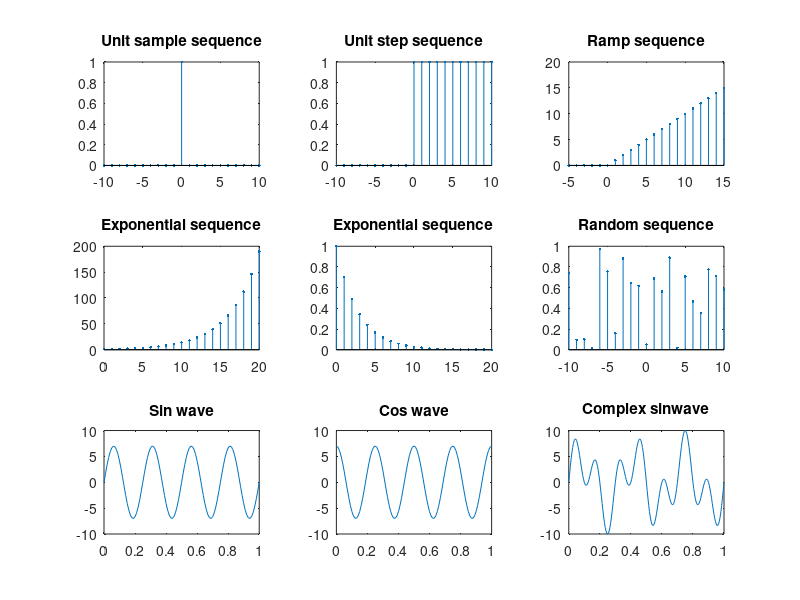

This figure's MATLAB source:
clc;
clear all;
close all;

#Unit smaple sequence
point = 21;
unitSample = zeros(1, point);
unitSample(11) = 1;
n = -10:1:10;
subplot(3, 3, 1);
stem(n, unitSample, '.');
title('Unit sample sequence');

#Unit step sequence
point = 21;
unitStep = ones(1, point);
for i = 1:10
  unitStep(i) = 0;
end
n = -10:1:10;
subplot(3, 3, 2);
stem(n, unitStep, '.');
title('Unit step sequence');

#Ramp sequence
point = 21;
rampSequence = zeros(1, point);
n = -5:1:15;
for i = 6:point
  rampSequence(i) = i - 6;
end
subplot(3, 3, 3);
stem(n, rampSequence, '.');
title('Ramp sequence');

#Exponential sequence
point = 20;
n = 0:point;
expoSeq = 1.3.^(n);
subplot(3, 3, 4);
stem(n, expoSeq, '.');
title('Exponential sequence');

expoSeq = 0.7.^(n);
subplot(3, 3, 5);
stem(n, expoSeq, '.');
title('Exponential sequence');

#Random sequence
point = 21;
n = -10:1:10;
randomSeq = rand(1, point);
subplot(3, 3, 6);
stem(n, randomSeq, '.');
title('Random sequence');

#Sinwave
f = 4;
a = 7;
t = 0:0.01:1;
sinSeq = a*sin(2*pi*f*t);
subplot(3, 3, 7);
plot(t, sinSeq);
title('Sin wave');

#Coswave
f = 4;
a = 7;
t = 0:0.01:1;
cosSeq = a*cos(2*pi*f*t);
subplot(3, 3, 8);
plot(t, cosSeq);
title('Cos wave');

#Complex sinwave
t = 0:0.005:1;
complexSeq = 5*sin(2*pi*3*t)+5*sin(2*pi*7*t);
subplot(3,3,9);
plot(t, complexSeq);
title('Complex sinwave');
